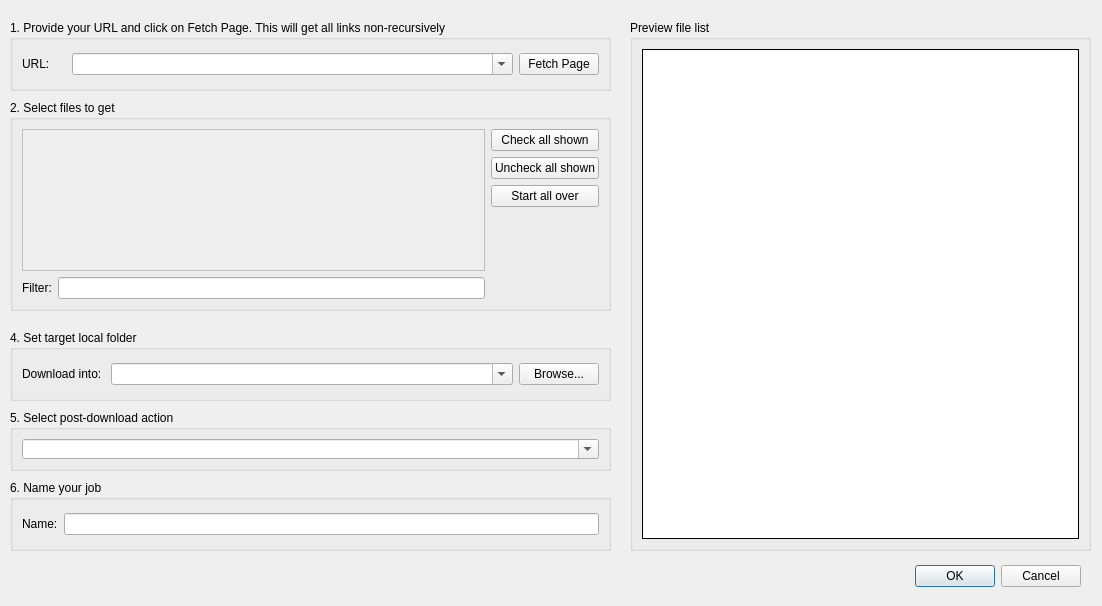
<?xml version="1.0" encoding="UTF-8"?>
<ui version="4.0">
 <class>Dialog</class>
 <widget class="QDialog" name="Dialog">
  <property name="geometry">
   <rect>
    <x>0</x>
    <y>0</y>
    <width>1102</width>
    <height>606</height>
   </rect>
  </property>
  <property name="windowTitle">
   <string>Job Editor</string>
  </property>
  <widget class="QDialogButtonBox" name="buttonBox">
   <property name="geometry">
    <rect>
     <x>460</x>
     <y>560</y>
     <width>621</width>
     <height>32</height>
    </rect>
   </property>
   <property name="orientation">
    <enum>Qt::Horizontal</enum>
   </property>
   <property name="standardButtons">
    <set>QDialogButtonBox::Cancel|QDialogButtonBox::Ok</set>
   </property>
  </widget>
  <widget class="QGroupBox" name="groupBox">
   <property name="geometry">
    <rect>
     <x>10</x>
     <y>20</y>
     <width>601</width>
     <height>71</height>
    </rect>
   </property>
   <property name="title">
    <string>1. Provide your URL and click on Fetch Page. This will get all links non-recursively</string>
   </property>
   <layout class="QGridLayout" name="gridLayout" columnstretch="1,10,1">
    <item row="0" column="1">
     <widget class="QComboBox" name="cmbPageUrl">
      <property name="editable">
       <bool>true</bool>
      </property>
     </widget>
    </item>
    <item row="0" column="0">
     <widget class="QLabel" name="label">
      <property name="text">
       <string>URL:</string>
      </property>
     </widget>
    </item>
    <item row="0" column="2">
     <widget class="QPushButton" name="btnFetchPage">
      <property name="text">
       <string>Fetch Page</string>
      </property>
     </widget>
    </item>
   </layout>
  </widget>
  <widget class="QGroupBox" name="groupBox_2">
   <property name="geometry">
    <rect>
     <x>10</x>
     <y>100</y>
     <width>601</width>
     <height>211</height>
    </rect>
   </property>
   <property name="title">
    <string>2. Select files to get</string>
   </property>
   <layout class="QGridLayout" name="gridLayout_2">
    <item row="0" column="0" rowspan="4" colspan="2">
     <widget class="QTreeWidget" name="treeFileSelector">
      <property name="enabled">
       <bool>false</bool>
      </property>
      <property name="frameShape">
       <enum>QFrame::Panel</enum>
      </property>
      <property name="frameShadow">
       <enum>QFrame::Plain</enum>
      </property>
      <property name="midLineWidth">
       <number>1</number>
      </property>
      <attribute name="headerVisible">
       <bool>false</bool>
      </attribute>
      <column>
       <property name="text">
        <string notr="true">1</string>
       </property>
      </column>
     </widget>
    </item>
    <item row="0" column="2">
     <widget class="QPushButton" name="btnCheckAllShown">
      <property name="text">
       <string>Check all shown</string>
      </property>
     </widget>
    </item>
    <item row="4" column="0">
     <widget class="QLabel" name="label_2">
      <property name="text">
       <string>Filter:</string>
      </property>
     </widget>
    </item>
    <item row="4" column="1">
     <widget class="QLineEdit" name="txtSelectionFilter"/>
    </item>
    <item row="1" column="2">
     <widget class="QPushButton" name="btnUncheckAllShown">
      <property name="text">
       <string>Uncheck all shown</string>
      </property>
     </widget>
    </item>
    <item row="2" column="2">
     <widget class="QPushButton" name="btnResetSelection">
      <property name="text">
       <string>Start all over</string>
      </property>
     </widget>
    </item>
   </layout>
  </widget>
  <widget class="QGroupBox" name="groupBox_4">
   <property name="geometry">
    <rect>
     <x>10</x>
     <y>330</y>
     <width>601</width>
     <height>71</height>
    </rect>
   </property>
   <property name="title">
    <string>4. Set target local folder</string>
   </property>
   <layout class="QGridLayout" name="gridLayout_4" columnstretch="1,10,1">
    <item row="0" column="0">
     <widget class="QLabel" name="label_4">
      <property name="text">
       <string>Download into: </string>
      </property>
     </widget>
    </item>
    <item row="0" column="2">
     <widget class="QPushButton" name="btnBrowseLocalTarget">
      <property name="text">
       <string>Browse...</string>
      </property>
     </widget>
    </item>
    <item row="0" column="1">
     <widget class="QComboBox" name="cmbLocalTarget">
      <property name="editable">
       <bool>true</bool>
      </property>
     </widget>
    </item>
   </layout>
  </widget>
  <widget class="QGroupBox" name="groupBox_5">
   <property name="geometry">
    <rect>
     <x>630</x>
     <y>20</y>
     <width>461</width>
     <height>531</height>
    </rect>
   </property>
   <property name="title">
    <string>Preview file list</string>
   </property>
   <layout class="QHBoxLayout" name="horizontalLayout">
    <item>
     <widget class="QListWidget" name="lstFilesetPreview">
      <property name="frameShape">
       <enum>QFrame::Panel</enum>
      </property>
      <property name="frameShadow">
       <enum>QFrame::Plain</enum>
      </property>
      <property name="midLineWidth">
       <number>1</number>
      </property>
     </widget>
    </item>
   </layout>
  </widget>
  <widget class="QGroupBox" name="groupBox_6">
   <property name="geometry">
    <rect>
     <x>10</x>
     <y>410</y>
     <width>601</width>
     <height>61</height>
    </rect>
   </property>
   <property name="title">
    <string>5. Select post-download action</string>
   </property>
   <layout class="QGridLayout" name="gridLayout_5">
    <item row="1" column="2">
     <widget class="QComboBox" name="cmbPostDownloadAction">
      <property name="editable">
       <bool>true</bool>
      </property>
     </widget>
    </item>
   </layout>
  </widget>
  <widget class="QGroupBox" name="groupBox_7">
   <property name="geometry">
    <rect>
     <x>10</x>
     <y>480</y>
     <width>601</width>
     <height>71</height>
    </rect>
   </property>
   <property name="title">
    <string>6. Name your job</string>
   </property>
   <layout class="QGridLayout" name="gridLayout_6">
    <item row="0" column="0">
     <widget class="QLabel" name="label_6">
      <property name="text">
       <string>Name:</string>
      </property>
     </widget>
    </item>
    <item row="0" column="1">
     <widget class="QLineEdit" name="txtJobName"/>
    </item>
   </layout>
  </widget>
 </widget>
 <resources/>
 <connections>
  <connection>
   <sender>buttonBox</sender>
   <signal>accepted()</signal>
   <receiver>Dialog</receiver>
   <slot>accept()</slot>
   <hints>
    <hint type="sourcelabel">
     <x>248</x>
     <y>254</y>
    </hint>
    <hint type="destinationlabel">
     <x>157</x>
     <y>274</y>
    </hint>
   </hints>
  </connection>
  <connection>
   <sender>buttonBox</sender>
   <signal>rejected()</signal>
   <receiver>Dialog</receiver>
   <slot>reject()</slot>
   <hints>
    <hint type="sourcelabel">
     <x>316</x>
     <y>260</y>
    </hint>
    <hint type="destinationlabel">
     <x>286</x>
     <y>274</y>
    </hint>
   </hints>
  </connection>
 </connections>
</ui>
